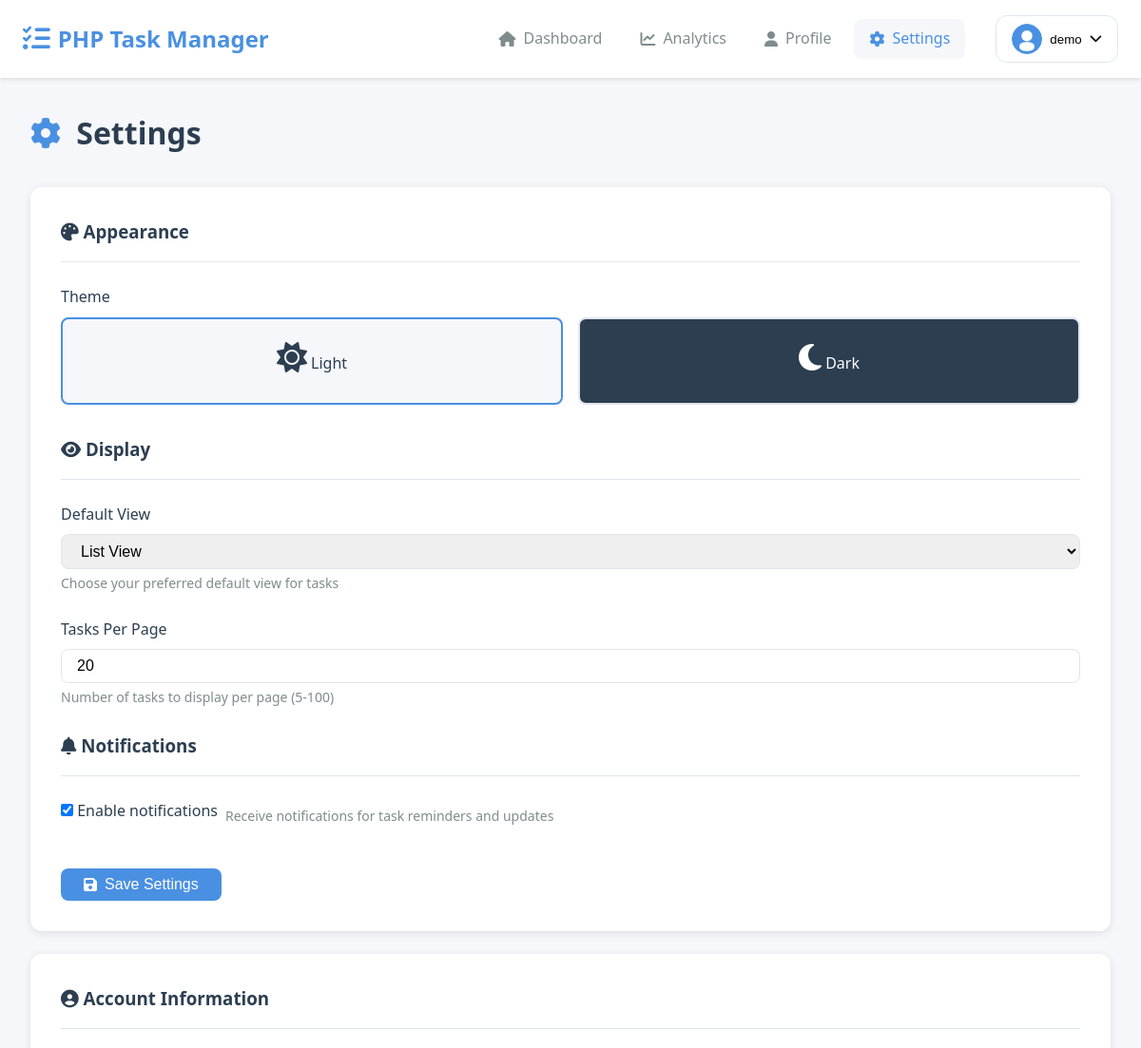
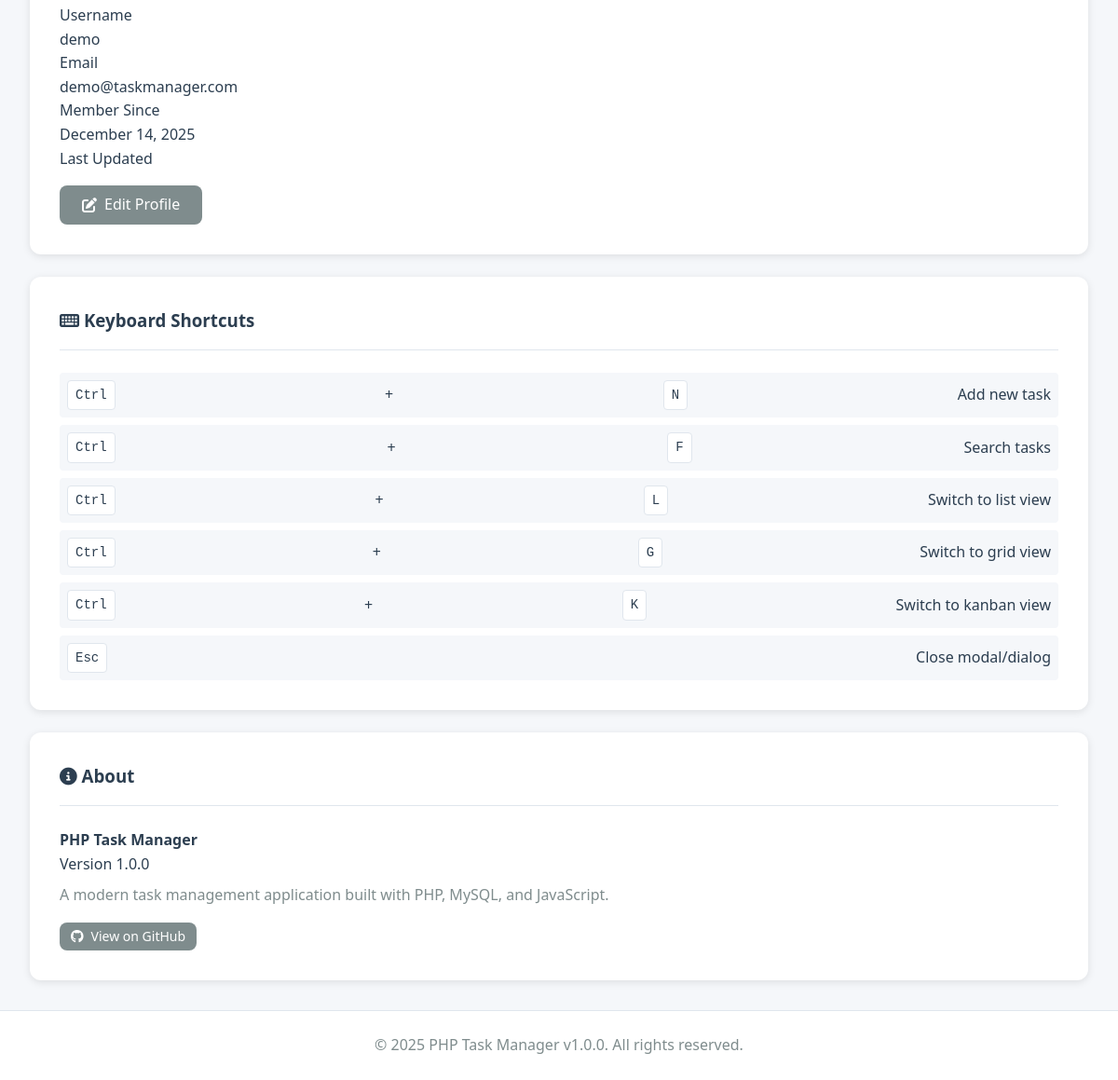
The page /settings.php (signed in) on the database its author committed (2 pictures, top to bottom).
### tables this page shows
CREATE TABLE `users` (
  `id` int(11) NOT NULL AUTO_INCREMENT,
  `username` varchar(50) NOT NULL,
  `email` varchar(100) NOT NULL,
  `password` varchar(255) NOT NULL,
  `profile_picture` varchar(255) DEFAULT 'default-avatar.svg',
  `bio` text DEFAULT NULL,
  `created_at` timestamp NOT NULL DEFAULT CURRENT_TIMESTAMP,
  `updated_at` timestamp NOT NULL DEFAULT CURRENT_TIMESTAMP ON UPDATE CURRENT_TIMESTAMP,
  PRIMARY KEY (`id`),
  UNIQUE KEY `email` (`email`),
  UNIQUE KEY `username` (`username`),
  KEY `idx_email` (`email`)
);

CREATE TABLE `user_settings` (
  `id` int(11) NOT NULL AUTO_INCREMENT,
  `user_id` int(11) NOT NULL,
  `theme` enum('light','dark') DEFAULT 'light',
  `tasks_per_page` int(11) DEFAULT 20,
  `default_view` enum('list','grid','kanban') DEFAULT 'list',
  `notifications_enabled` tinyint(1) DEFAULT 1,
  PRIMARY KEY (`id`),
  UNIQUE KEY `user_id` (`user_id`),
  CONSTRAINT `user_settings_ibfk_1` FOREIGN KEY (`user_id`) REFERENCES `users` (`id`) ON DELETE CASCADE
);

### config/database.example.php (called while the page is built, shortened)
<?php
function executeQuery($pdo, $sql, $params = []) {
    try {
        $stmt = $pdo->prepare($sql);
        $stmt->execute($params);
        return $stmt;
    } catch (PDOException $e) {
        error_log("Query Error: " . $e->getMessage());
        return false;
    }
}
function fetchOne($pdo, $sql, $params = []) {
    $stmt = executeQuery($pdo, $sql, $params);
    return $stmt ? $stmt->fetch() : false;
}
?>

### includes/functions.php (called while the page is built, shortened)
<?php
function formatDate($date, $format = 'M d, Y') {
    return date($format, strtotime($date));
}
function getUserById($pdo, $userId) {
    $sql = "SELECT id, username, email, profile_picture, bio, created_at FROM users WHERE id = ?";
    return fetchOne($pdo, $sql, [$userId]);
}
function getUserSettings($pdo, $userId) {
    $sql = "SELECT * FROM user_settings WHERE user_id = ?";
    $settings = fetchOne($pdo, $sql, [$userId]);
    return $settings;
}
?>

### config/config.php (called while the page is built, shortened)
<?php
function getCurrentUserId() {
    return $_SESSION['user_id'] ?? null;
}
function escape($string) {
    return htmlspecialchars($string, ENT_QUOTES, 'UTF-8');
}
?>

### settings.php (the view, shortened to what this page needs)
<?php
require_once 'config/config.php';
require_once 'includes/functions.php';
$settings = getUserSettings($pdo, getCurrentUserId());
include 'includes/header.php';
include 'includes/navbar.php';
?>
<div class="main-container settings-container">
    <div class="page-header">
        <h1><i class="fas fa-cog"></i> Settings</h1>
    </div>
    <div class="settings-grid">
        <div class="settings-card">
            <h3><i class="fas fa-palette"></i> Appearance</h3>
            <form method="POST" action="">
                <div class="form-group">
                    <label>Theme</label>
                    <div class="theme-options">
                        <label class="theme-option <?php echo $settings['theme'] === 'light' ? 'active' : ''; ?>">
                            <div class="theme-preview light-theme">
                                <i class="fas fa-sun"></i>
                                <span>Light</span>
                            </div>
                        </label>
                        <label class="theme-option <?php echo $settings['theme'] === 'dark' ? 'active' : ''; ?>">
                            <div class="theme-preview dark-theme">
                                <i class="fas fa-moon"></i>
                                <span>Dark</span>
                            </div>
                        </label>
                    </div>
                </div>
                <h3 class="mt-4"><i class="fas fa-eye"></i> Display</h3>
                <div class="form-group">
                    <label for="default_view">Default View</label>
                    <select id="default_view" name="default_view" class="form-control">
                        <option value="list" <?php echo $settings['default_view'] === 'list' ? 'selected' : ''; ?>>
                            List View
                        </option>
                    </select>
                    <small class="form-text">Choose your preferred default view for tasks</small>
                </div>
                <div class="form-group">
                    <label for="tasks_per_page">Tasks Per Page</label>
                    <input type="number" id="tasks_per_page" name="tasks_per_page"
                           class="form-control" min="5" max="100"
                           value="<?php echo escape($settings['tasks_per_page']); ?>">
                    <small class="form-text">Number of tasks to display per page (5-100)</small>
                </div>
                <h3 class="mt-4"><i class="fas fa-bell"></i> Notifications</h3>
                <div class="form-group form-check">
                    <label class="checkbox-label">
                        <input type="checkbox" name="notifications_enabled"
                               <?php echo $settings['notifications_enabled'] ? 'checked' : ''; ?>>
                        <span>Enable notifications</span>
                    </label>
                    <small class="form-text">Receive notifications for task reminders and updates</small>
                </div>
                <button type="submit" class="btn btn-primary mt-3">
                    <i class="fas fa-save"></i>
                    Save Settings
                </button>
            </form>
        </div>
        <div class="settings-card">
            <h3><i class="fas fa-user-circle"></i> Account Information</h3>
            <div class="account-info">
                <div class="info-item">
                    <label>Username</label>
                    <p><?php echo escape($currentUser['username']); ?></p>
                </div>
                <div class="info-item">
                    <label>Email</label>
                    <p><?php echo escape($currentUser['email']); ?></p>
                </div>
                <div class="info-item">
                    <label>Member Since</label>
                    <p><?php echo formatDate($currentUser['created_at'], 'F d, Y'); ?></p>
                </div>
                <div class="info-item">
                    <label>Last Updated</label>
                </div>
            </div>
            <div class="mt-3">
                <a href="profile.php" class="btn btn-secondary">
                    <i class="fas fa-edit"></i>
                    Edit Profile
                </a>
            </div>
        </div>
        <div class="settings-card">
            <h3><i class="fas fa-keyboard"></i> Keyboard Shortcuts</h3>
            <div class="shortcuts-list">
                <div class="shortcut-item">
                    <kbd>Ctrl</kbd> + <kbd>N</kbd>
                    <span>Add new task</span>
                </div>
                <div class="shortcut-item">
                    <kbd>Ctrl</kbd> + <kbd>F</kbd>
                    <span>Search tasks</span>
                </div>
                <div class="shortcut-item">
                    <kbd>Ctrl</kbd> + <kbd>L</kbd>
                    <span>Switch to list view</span>
                </div>
                <div class="shortcut-item">
                    <kbd>Ctrl</kbd> + <kbd>G</kbd>
                    <span>Switch to grid view</span>
                </div>
                <div class="shortcut-item">
                    <kbd>Ctrl</kbd> + <kbd>K</kbd>
                    <span>Switch to kanban view</span>
                </div>
                <div class="shortcut-item">
                    <kbd>Esc</kbd>
                    <span>Close modal/dialog</span>
                </div>
            </div>
        </div>
        <div class="settings-card">
            <h3><i class="fas fa-info-circle"></i> About</h3>
            <div class="about-info">
                <p><strong><?php echo APP_NAME; ?></strong></p>
                <p>Version <?php echo APP_VERSION; ?></p>
                <p class="text-muted mt-2">
                    A modern task management application built with PHP, MySQL, and JavaScript.
                </p>
                <div class="mt-3">
                    <a href="https://github.com/Dilip-Khattri/php-task-manager"
                       target="_blank" class="btn btn-secondary btn-sm">
                        <i class="fab fa-github"></i>
                        View on GitHub
                    </a>
                </div>
            </div>
        </div>
    </div>
</div>
<?php include 'includes/footer.php'; ?>

### includes/navbar.php (shortened to what this page needs)
<?php
$currentPage = basename($_SERVER['PHP_SELF'], '.php');
if (isLoggedIn()) {
    $currentUser = getUserById($pdo, getCurrentUserId());
}
?>
<nav class="navbar">
    <div class="container">
        <div class="navbar-brand">
            <a href="dashboard.php" class="logo">
                <i class="fas fa-tasks"></i>
                <span><?php echo APP_NAME; ?></span>
            </a>
        </div>
        <div class="navbar-menu" id="navbarMenu">
            <ul class="navbar-nav">
                <li class="nav-item <?php echo $currentPage === 'dashboard' ? 'active' : ''; ?>">
                    <a href="dashboard.php" class="nav-link">
                        <i class="fas fa-home"></i>
                        <span>Dashboard</span>
                    </a>
                </li>
                <li class="nav-item <?php echo $currentPage === 'analytics' ? 'active' : ''; ?>">
                    <a href="analytics.php" class="nav-link">
                        <i class="fas fa-chart-line"></i>
                        <span>Analytics</span>
                    </a>
                </li>
                <li class="nav-item <?php echo $currentPage === 'profile' ? 'active' : ''; ?>">
                    <a href="profile.php" class="nav-link">
                        <i class="fas fa-user"></i>
                        <span>Profile</span>
                    </a>
                </li>
                <li class="nav-item <?php echo $currentPage === 'settings' ? 'active' : ''; ?>">
                    <a href="settings.php" class="nav-link">
                        <i class="fas fa-cog"></i>
                        <span>Settings</span>
                    </a>
                </li>
            </ul>
            <div class="navbar-user">
                <div class="user-dropdown">
                    <button class="user-dropdown-toggle" id="userDropdownToggle">
                        <img src="<?php echo isset($currentUser['profile_picture']) ? 'uploads/' . escape($currentUser['profile_picture']) : 'assets/images/default-avatar.svg'; ?>"
                             alt="Profile" class="user-avatar">
                        <span class="user-name"><?php echo isset($currentUser['username']) ? escape($currentUser['username']) : 'User'; ?></span>
                        <i class="fas fa-chevron-down"></i>
                    </button>
                </div>
            </div>
        </div>
    </div>
</nav>

### css/themes.css (style rules this page uses)
body { transition: background-color 0.3s ease, color 0.3s ease; }
.navbar, .task-card, .stat-card, .modal-content, .form-control { transition: background-color 0.3s ease, color 0.3s ease, border-color 0.3s ease; }

### rows shown on the page
users: profile_picture (placeholder picture), username "demo", email "demo@taskmanager.com", created_at "December 14, 2025"
user_settings: default_view "List View", tasks_per_page "20", notifications_enabled "☑"

### other values the page prints
APP_NAME "PHP Task Manager"
APP_VERSION "1.0.0"
